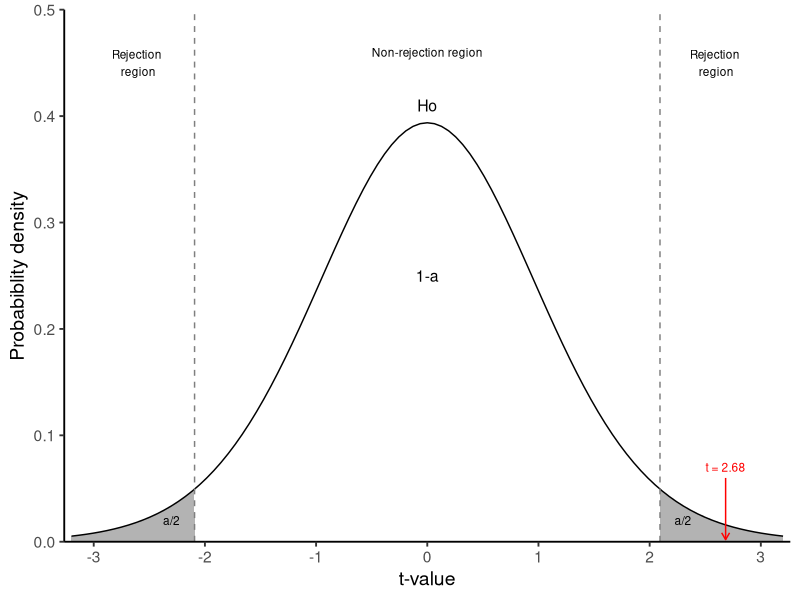
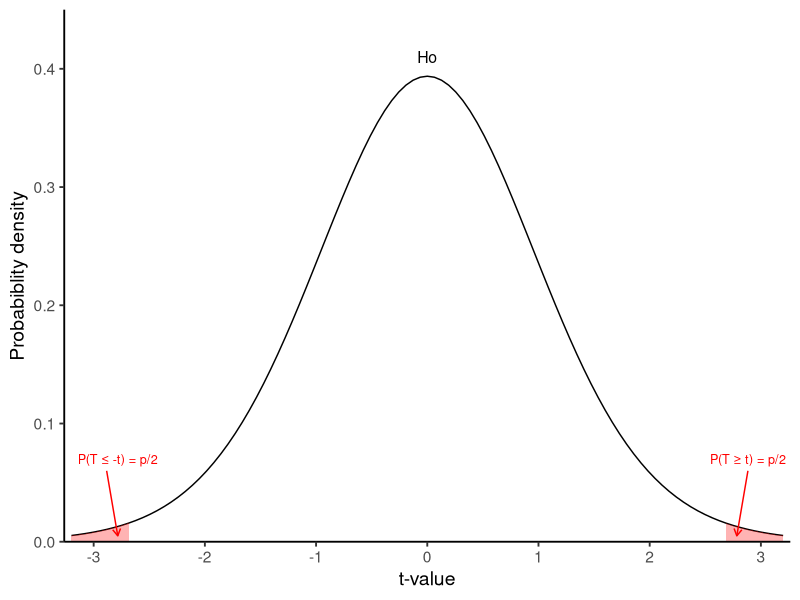

Write R code to recreate these figures, in order.
## ---- chunk 1
#| include: false

library(fontawesome)

library(tidyverse)
## ---- chunk 2
n <- 20
mu <- 0.75
x_bar <- 0.96
s <- 0.35


se <- s/sqrt(n)
t <- (x_bar-mu)/se
t
## ---- chunk 3
#| echo: false
#| message: false
#| warning: false
#| fig-align: center
#| label: fig-sample_distribution
#| fig-cap: T-distribution for df=19.The area under the curve is divided into one central non-rejection region and two-sided, grey rejection regions defined by the level of significance $\alpha$.
#| fig-width: 7.0
#| fig-height: 4.0


# Create a data frame
df4 <- data.frame(x = seq(-3.2, 3.2, by = 0.01),
                  y = dt(seq(-3.2, 3.2, by = 0.01), df = n-1))

t_star <- qt(0.025, df = n-1, lower.tail = F)


ggplot() +
  geom_area(data = df4, mapping = aes(x = ifelse(x < -t_star, x, -t_star), y = y), 
            fill = "grey70") +  # Area under the curve
  geom_area(data = df4, mapping = aes(x = ifelse(x > t_star, x, t_star), y = y), 
            fill = "grey70") +  # Area under the curve
  stat_function(fun = dt, args = list(df = n-1), linewidth = 0.5) +
  scale_x_continuous(expand = c(0.01, 0), breaks = c(-3, -2, -1, 0, 1, 2, 3)) +
  scale_y_continuous(expand = c(0, 0), limits = c(0, 0.5)) +
  annotate("text", x = -2.6, y = 0.45, 
           label = "Rejection \nregion", size = 3) +
  annotate("text", x = 0, y = 0.46, 
           label = "Non-rejection region", size = 3) +
  annotate("text", x = 0, y = 0.41, 
           label = "Ho", size = 4) +  
  annotate("text", x = 0, y = 0.25, 
           label = "1-a", size = 4) +    
  annotate("text", x = -2.3, y = 0.02, 
           label = "a/2", size = 3) +
  annotate("text", x = 2.6, y = 0.45, 
           label = "Rejection \nregion", size = 3) +
  annotate("text", x = 2.3, y = 0.02, 
           label = "a/2", size = 3) +
  annotate("text", x = t, y = 0.07, 
           label = "t = 2.68", size = 3, color = "red") + 
  annotate(geom = "curve", x = t, y = 0.06, xend = t, yend = 0.002,
           curvature = 0, arrow = arrow(length = unit(2, "mm")),
           linewidth = 0.5, color = "red") +
  geom_vline(xintercept = -t_star, linetype = 2, color = "grey50") +
  geom_vline(xintercept = t_star, linetype = 2, color = "grey50") +
  labs(x = "t-value", y = "Probabiblity density") +
  theme_classic(base_size = 14) +
  theme()

## ---- chunk 4
#| echo: false
#| message: false
#| warning: false
#| fig-align: center
#| label: fig-sample_distribution2
#| fig-cap: T-distribution for df=19. The p-value approach.
#| fig-width: 7.0
#| fig-height: 4.0


ggplot() +
  #geom_area(data = df4, mapping = aes(x = ifelse(x < -t_star, x, -t_star), y = y), fill = "grey70") +  # Area under the curve
  #geom_area(data = df4, mapping = aes(x = ifelse(x > t_star, x, t_star), y = y), fill = "grey70") +  # Area under the curve
  stat_function(fun = dt, args = list(df = n-1), linewidth = 0.5) +
  geom_area(data = df4, mapping = aes(x = ifelse(x < -t, x, -t), y = y), 
            fill = "red", alpha = 0.3) +  # Area under the curve
  geom_area(data = df4, mapping = aes(x = ifelse(x > t, x, t), y = y), 
            fill = "red", alpha = 0.3) +  # Area under the curve
  scale_x_continuous(expand = c(0.01, 0), breaks = c(-3, -2, -1, 0, 1, 2, 3)) +
  scale_y_continuous(expand = c(0, 0), limits = c(0, 0.45)) +
  annotate("text", x = 0, y = 0.41, 
           label = "Ho", size = 4) +  
  annotate("text", x = t + 0.2, y = 0.07, 
           label = "P(T ≥ t) = p/2", size = 3.2, color = "red") + 
  annotate(geom = "curve", x = t + 0.2, y = 0.06, xend = t + 0.1, yend = 0.005,
           curvature = 0, arrow = arrow(length = unit(2, "mm")),
           linewidth = 0.5, color = "red") +
  annotate("text", x = -t - 0.1, y = 0.07, 
           label = "P(T ≤ -t) = p/2", size = 3.2, color = "red") + 
  annotate(geom = "curve", x = -t - 0.2, y = 0.06, xend = -t - 0.1, yend = 0.005,
           curvature = 0, arrow = arrow(length = unit(2, "mm")),
           linewidth = 0.5, color = "red") +  
  labs(x = "t-value", y = "Probabiblity density") +
  theme_classic(base_size = 14) +
  theme()

## ---- chunk 5
P <- pt(t, df = n-1, lower.tail = F)

p_value <- 2*P
p_value
## ---- chunk 6
#| results: hold

t_star <- qt(0.025, df = n-1, lower.tail = F)

# compute lower limit of 95% CI
lower_95CI <- x_bar - t_star*se
lower_95CI

# compute upper limit of 95% CI
upper_95CI <- x_bar + t_star*se
upper_95CI
